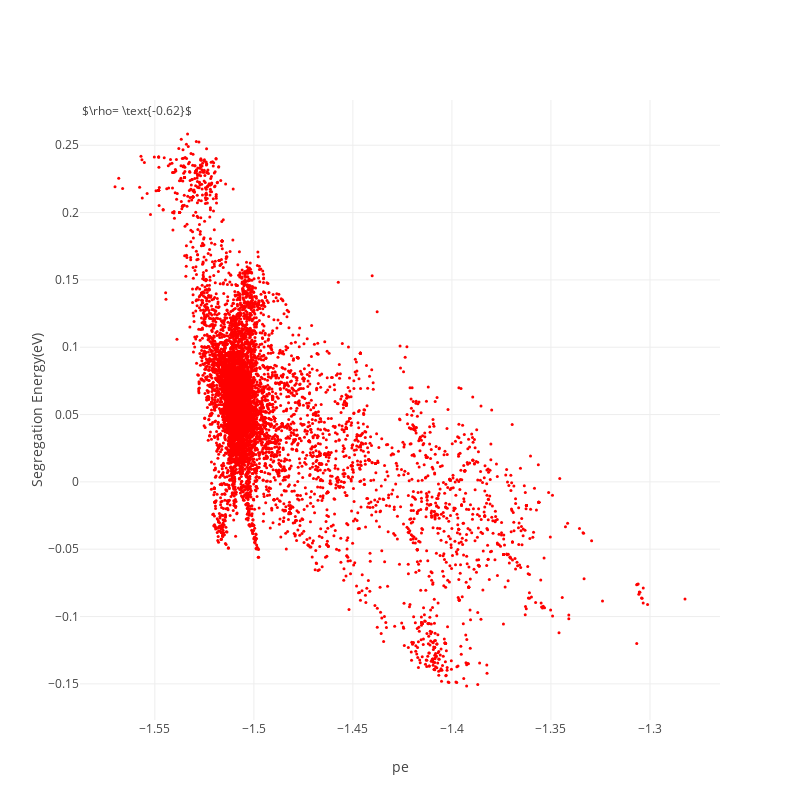

The code cell stored with this chart in its notebook:
### Code cell
f.correlation_segE_descriptor('pe',0)

### Figure 1 — Plotly figure (JSON) as saved in the notebook; plotly's stock layout.template omitted (floating-point values rounded to 4 significant figures; data arrays with more than 128 entries replaced by an {"elided": "..."} marker saying what was removed)
{"data": [{"marker": {"color": "red", "size": 3, "symbol": "circle"}, "mode": "markers", "type": "scatter", "uid": "7bb02c2c-22a6-4cba-94ee-2fa6f232ca97", "x": {"elided": "14231 float values"}, "y": {"elided": "14231 float values"}}], "layout": {"annotations": [{"font": {"size": 12}, "showarrow": false, "text": "$\\rho= \\text{-0.62}$", "x": 0, "xref": "paper", "y": 1, "yref": "paper"}], "autosize": false, "height": 800, "width": 800, "xaxis": {"autorange": true, "range": [-1.588, -1.265], "title": {"text": "pe"}, "type": "linear", "zeroline": false}, "yaxis": {"autorange": true, "range": [-0.1768, 0.2836], "title": {"text": "Segregation Energy(eV)"}, "type": "linear", "zeroline": false}}}
